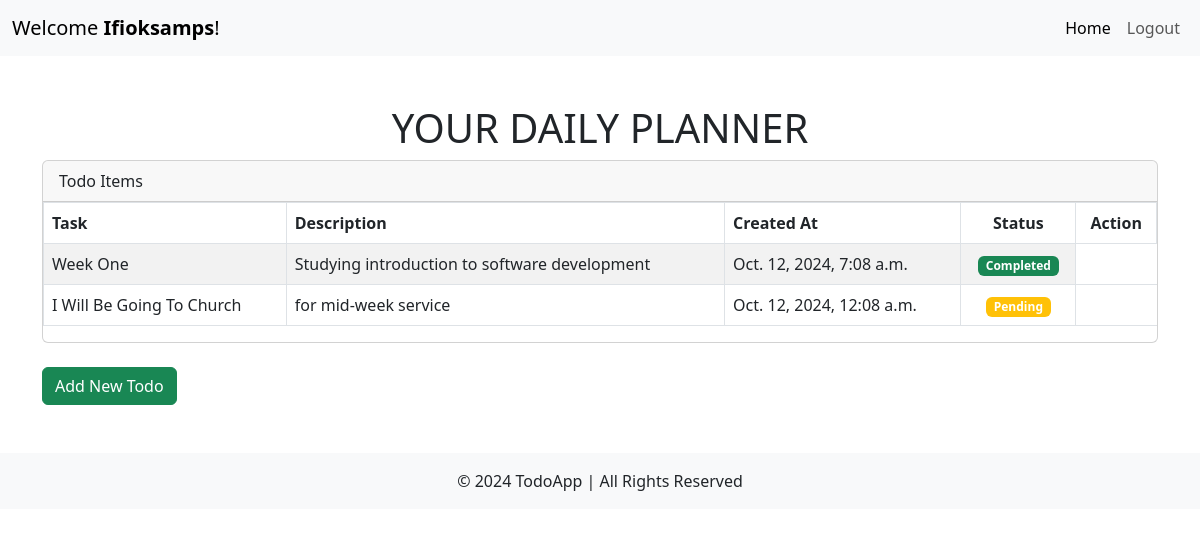
The app's page / (signed in) with its own data.
### todo/models.py (models this page shows, shortened)
class Todo(models.Model):
    STATUS_CHOICES = (
        ('Pending', 'Pending'),
        ('In Progress', 'In Progress'),
        ('Completed', 'Completed')
    )
    user = models.ForeignKey(Profile, related_name='todos', on_delete=models.CASCADE)
    title = models.CharField(max_length=150)
    description = models.TextField()
    is_completed = models.BooleanField(default=False)
    status = models.CharField(max_length=150, choices=STATUS_CHOICES, default='Pending', blank=True, null=True)
    created_at = models.DateTimeField(auto_now_add=True, blank=True, null=True)
    updated_at = models.DateTimeField(auto_now=True, blank=True, null=True)

### todo/views.py (the view)
# urls.py: path('', views.index, name='index'),
def index(request):
    todos = Todo.objects.order_by('-updated_at')
    context = {'todos':todos}
    return render(request, 'todo/index.html', context)

### todo/templates/todo/index.html (shortened to what this page needs)
{% extends "todo/base.html" %}
{% block content %}
<h1 class="text-center">YOUR DAILY PLANNER</h1>
<div class="card">
    <div class="card-header">
        Todo Items
    </div>
    <div class="table-responsive">
        <table class="table table-striped table-bordered">
            <thead class="">
                <tr>
                    <th scope="col">Task</th>
                    <th scope="col">Description</th>
                    <th scope="col">Created At</th>
                    <th scope="col" class="text-center">Status</th>
                    <th scope="col" class="text-center">Action</th>
                </tr>
            </thead>
            <tbody>
                {% for todo in todos %}
                <tr>
                    <td>{{ todo.title|title }}</td>
                    <td>{{ todo.description }}</td>
                    <td>{{ todo.created_at }}</td>
                    <td class="text-center">
                        {% if todo.status == 'Pending' %}
                        <span class="badge bg-warning">{{ todo.status }}</span>
                        {% elif todo.status == 'In Progress' %}
                        <span class="badge bg-primary">{{ todo.status }}</span>
                        {% elif todo.status == 'Completed' %}
                        <span class="badge bg-success">{{ todo.status }}</span>
                        {% endif %}
                    </td>
                </tr>
                {% empty %}
                <tr>
                    <td colspan="2" class="text-center">No todos available</td>
                </tr>
                {% endfor %}
            </tbody>
        </table>
    </div>
</div>
{% if request.user.is_authenticated %}
<div class="mt-4">
    <a href="{% url 'add_todo' %}" class="btn btn-success">Add New Todo</a>
</div>
{% endif %}
{% endblock %}

### todo/templates/todo/base.html (shortened to what this page needs)
<!DOCTYPE html>
<html lang="en">
<head>
    <link href="https://cdn.jsdelivr.net/npm/bootstrap@5.3.0-alpha1/dist/css/bootstrap.min.css" rel="stylesheet">
</head>
<body>
    <nav class="navbar navbar-expand-lg navbar-light bg-light">
        <div class="container-fluid">
            <a class="navbar-brand" href="/">Welcome <strong>{{ request.user|title }}</strong>!</a>
            <div class="collapse navbar-collapse" id="navbarNav">
                <ul class="navbar-nav ms-auto">
                    <li class="nav-item">
                        <a class="nav-link active" aria-current="page" href="{% url 'index' %}">Home</a>
                    </li>
                    {% if user.is_authenticated %}
                    <li class="nav-item">
                        <a class="nav-link" href="{% url 'logout' %}">Logout</a>
                    </li>
                    {% else %}
                    <li class="nav-item">
                        <a class="nav-link" href="{% url 'login' %}">Login</a>
                    </li>
                    {% endif %}
                </ul>
            </div>
        </div>
    </nav>
    <div class="container mt-5">
        {% block content %}
        {% endblock %}
    </div>
    <footer class="bg-light text-center text-lg-start mt-5">
        <div class="text-center p-3 bg-light">
            © 2024 TodoApp | All Rights Reserved
        </div>
    </footer>
</body>
</html>

### records on screen
Todo: title "Week One", description "Studying introduction to software development", created_at "Oct. 12, 2024, 7:08 a.m.", status "Completed"
Todo: title "I Will Be Going To Church", description "for mid-week service", created_at "Oct. 12, 2024, 12:08 a.m.", status "Pending"

### other values on screen
{{ request.user|title }} "Ifioksamps"
